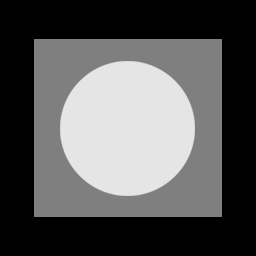
%> input picture ELEG 4512_Lecture 6 Image Restoration_CODE/Fig0503 (original_pattern).tif, 256 x 256 px
$ octave ELEG4512_Noise_model.m   (GNU Octave 9; MATLAB toolbox functions it lacks are replaced by stand-ins)
%> lines starting %> are read from the running program, lines starting %| are printed output that depends on the picture
clc;
clear;
close all;
%I = im2double(imread('Fig0503 (original_pattern).tif'));
I = im2double(imread('Fig0503 (original_pattern).tif'));
%> I: size 256x256 double; min 0, max 0.898, mean 0.342
[m n]=size(I);
%> m = 256; n = 256

%% Gaussian noise
% mean and std are the parameters of Gaussian distribution
mean = 0;
std = 0.08;
gaussian_noise = mean + std.*randn(m,n);
J1 = I + gaussian_noise;
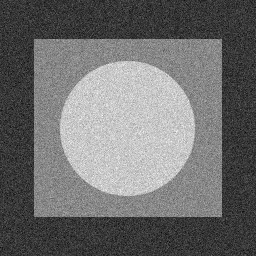
%> J1: size 256x256 double; min -0.34, max 1.23, mean 0.341; drawn with min black and max white

subplot(2,3,1);
imshow(J1)
title('image + gaussian noise')

subplot(2,3,4);
imhist(J1);
title('Image histogram of gaussian noise')
set(gca,'YTickLabel',[]);

% [5 lines of commented-out code are left out]
%% Rayleigh noise
% a is the translation parameter of Rayleigh noise
% b is the shape parameter, it is also the sigma mentioned in WIKIPEDIA
a=0;
b=0.1;
rayleigh_noise = a+raylrnd(b,m,n);

% a = -0.2;
% b = 0.03;
% rayleigh_noise = a+(-b .* log(1 - rand(m,n))).^0.5;
J2 =  I + rayleigh_noise;
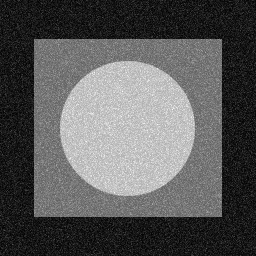
%> J2: size 256x256 double; min 0.000682, max 1.33, mean 0.467; drawn with min black and max white

subplot(2,3,2);
imshow(J2)
title('image + rayleigh noise')

subplot(2,3,5);
imhist(J2);
title('Image histogram of rayleigh noise')
set(gca,'YTickLabel',[]);
%% Gamma noise
% a is the shape parameter, which is denoted as k in WIKI
% b is the scale parameter, which is denoted as theta in WIKI
a = 0.4;
b = 0.4;
gamma_noise = gamrnd(a,b,m,n);
J3 = I + gamma_noise;
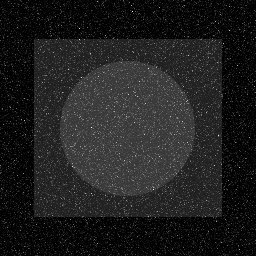
%> J3: size 256x256 double; min 3.94e-14, max 4.07, mean 0.503; drawn with min black and max white

subplot(2,3,3);
imshow(J3)
title('image + Gamma noise')

subplot(2,3,6);
imhist(J3);
set(gca,'YTickLabel',[]);
title('Image histogram of gamma noise')
%% Exponential noise
% lambda is the parameter used in exponential distribution
lambda = 0.1;
exponential_noise = exprnd(lambda, m, n);
J4 = I + exponential_noise;
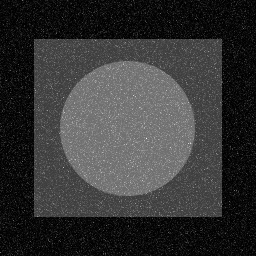
%> J4: size 256x256 double; min 8.2e-06, max 2.1, mean 0.442; drawn with min black and max white
figure
subplot(2,3,1);
imshow(J4)
title('image + exponential noise')

subplot(2,3,4);
imhist(J4);
set(gca,'YTickLabel',[]);
title('histogram of expoential noise')
%% Uniform noise
% a is the lower bound
% b is the upper bound
a = 0;
b = 0.3;
uniform_noise = a + (b-a)*rand(m,n);
J5 = I + uniform_noise;
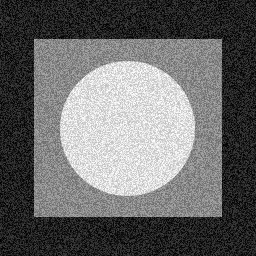
%> J5: size 256x256 double; min 1.43e-05, max 1.2, mean 0.492; drawn with min black and max white

subplot(2,3,2);
imshow(J5)
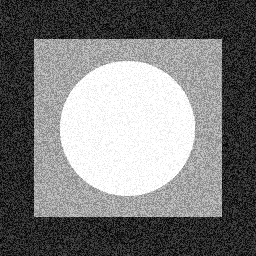
%> displayed picture: size 256x256, on the screen's scale of 0 to 255; min 0, max 255, mean 121.8
title('image + uniform noise')

subplot(2,3,5);
imhist(J5);
set(gca,'YTickLabel',[]);
title('histogram of uniform noise')
%% salt&pepper noise
% p_salt is the probability of being 'salt' (light point)
% p_pepper is the probability of being 'pepper' (dark point)
% You can set any value, but make sure p_salt + p_pepper <=1 and positive
% this procedure is a little confusing, but it reveals how salt&pepper
% noise works.
p_salt = 0.05;
p_pepper = 0.08;
tmp_mask = rand(m,n);
salt_idx = find(tmp_mask <= p_salt);
%> salt_idx = 3349 values from 30 to 65530
pepper_idx = find(tmp_mask > p_salt & tmp_mask <= p_salt+p_pepper);
%> pepper_idx = 5380 values from 16 to 65536
J6 = I;
J6(salt_idx) = 1;
J6(pepper_idx) = 0;

subplot(2,3,3);
imshow(J6)
title('image + salt&pepper noise')

subplot(2,3,6);
imhist(J6)
set(gca,'YTickLabel',[]);
title('histogram of salt&pepper noise')
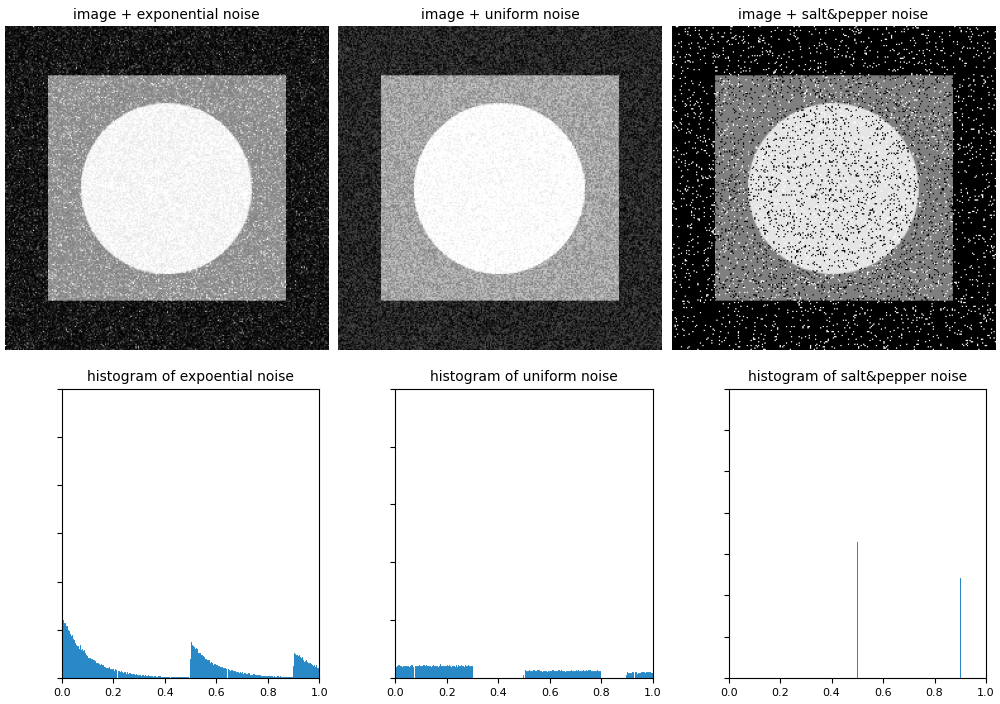
%> figure redrawn from the program's plot data, 6 panels
% [13 lines of commented-out code are left out]
